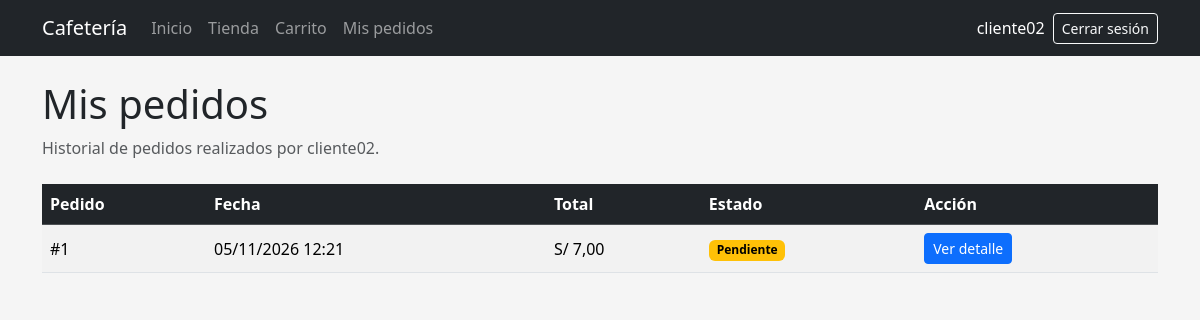
/mis-pedidos/ (signed in), run on the app's committed database.
### pedidos/models.py (models this page shows, shortened)
class Pedido(models.Model):
    class Estado(models.TextChoices):
        PENDIENTE = "PENDIENTE", "Pendiente"
        PREPARACION = "PREPARACION", "En preparación"
        ATENDIDO = "ATENDIDO", "Atendido"
        CANCELADO = "CANCELADO", "Cancelado"
    usuario = models.ForeignKey(
        settings.AUTH_USER_MODEL,
        on_delete=models.CASCADE,
        related_name="pedidos",
    )
    fecha = models.DateTimeField(auto_now_add=True)
    total = models.DecimalField(
        max_digits=10,
        decimal_places=2,
        default=0,
    )
    estado = models.CharField(
        max_length=20,
        choices=Estado.choices,
        default=Estado.PENDIENTE,
    )
    class Meta:
        ordering = ["-fecha"]

### pedidos/views.py (the view)
@login_required
def mis_pedidos(request):
    pedidos = (
        Pedido.objects
        .filter(
            usuario=request.user
        )
        .order_by("-fecha")
    )
    return render(
        request,
        "pedidos/mis_pedidos.html",
        {
            "pedidos": pedidos,
        },
    )

### pedidos/templates/pedidos/mis_pedidos.html
{% extends "base.html" %}
{% block content %}
<div class="mb-4">
    <h1>
        Mis pedidos
    </h1>
    <p class="text-muted">
        Historial de pedidos realizados por
        {{ user.username }}.
    </p>
</div>
{% if pedidos %}
<div class="table-responsive">
    <table class="table table-striped table-hover align-middle">
        <thead class="table-dark">
            <tr>
                <th>
                    Pedido
                </th>
                <th>
                    Fecha
                </th>
                <th>
                    Total
                </th>
                <th>
                    Estado
                </th>
                <th>
                    Acción
                </th>
            </tr>
        </thead>
        <tbody>
            {% for pedido in pedidos %}
            <tr>
                <td>
                    #{{ pedido.id }}
                </td>
                <td>
                    {{ pedido.fecha|date:"d/m/Y H:i" }}
                </td>
                <td>
                    S/ {{ pedido.total }}
                </td>
                <td>
                    {% include "pedidos/_estado_badge.html" with pedido=pedido %}
                </td>
                <td>
                    <a
                        href="{% url 'detalle_pedido' pedido.id %}"
                        class="btn btn-primary btn-sm"
                    >
                        Ver detalle
                    </a>
                </td>
            </tr>
            {% endfor %}
        </tbody>
    </table>
</div>
{% else %}
<div class="alert alert-info">
    Todavía no existen pedidos registrados
    para este usuario.
</div>
{% endif %}
{% endblock %}

### pedidos/templates/base.html (shortened to what this page needs)
{% load static %}
<!DOCTYPE html>
<html lang="es">
<head>
    <link
        href="https://cdn.jsdelivr.net/npm/bootstrap@5.3.3/dist/css/bootstrap.min.css"
        rel="stylesheet"
    >
    <link
        rel="stylesheet"
        href="{% static 'css/base.css' %}"
    >
</head>
<body>
{% if user.is_authenticated %}
<nav
    class="navbar navbar-expand-lg bg-dark"
    data-bs-theme="dark"
>
    <div class="container">
        <a
            class="navbar-brand"
            href="{% url 'inicio' %}"
        >
            Cafetería
        </a>
        <div
            class="collapse navbar-collapse"
            id="menuPrincipal"
        >
            <div class="navbar-nav me-auto">
                <a
                    class="nav-link"
                    href="{% url 'inicio' %}"
                >
                    Inicio
                </a>
                <a
                    class="nav-link"
                    href="{% url 'tienda' %}"
                >
                    Tienda
                </a>
                <a
                    class="nav-link"
                    href="{% url 'ver_carrito' %}"
                >
                    Carrito
                </a>
                <a
                    class="nav-link"
                    href="{% url 'mis_pedidos' %}"
                >
                    Mis pedidos
                </a>
            </div>
            <div
                class="d-flex align-items-center gap-2"
            >
                <span
                    class="navbar-text text-white"
                >
                    {{ user.username }}
                </span>
                <form
                    method="post"
                    action="{% url 'logout' %}"
                    class="m-0"
                >
                    <button
                        type="submit"
                        class="btn btn-outline-light btn-sm"
                    >
                        Cerrar sesión
                    </button>
                </form>
            </div>
        </div>
    </div>
</nav>
{% endif %}
<main class="container py-4">
    {% block content %}
    {% endblock %}
</main>
</body>
</html>

### pedidos/templates/pedidos/_estado_badge.html
{% if pedido.estado == "PENDIENTE" %}
    <span class="badge text-bg-warning">
        Pendiente
    </span>
{% elif pedido.estado == "PREPARACION" %}
    <span class="badge text-bg-primary">
        En preparación
    </span>
{% elif pedido.estado == "ATENDIDO" %}
    <span class="badge text-bg-success">
        Atendido
    </span>
{% elif pedido.estado == "CANCELADO" %}
    <span class="badge text-bg-danger">
        Cancelado
    </span>
{% else %}
    <span class="badge text-bg-secondary">
        {{ pedido.get_estado_display }}
    </span>
{% endif %}

### static/css/base.css (style rules this page uses)
body { background-color: #f4f4f4; }
.navbar form { width: auto; }
.navbar form button { width: auto; }
body { background-color: #f5f5f5; }

### data on the page
Pedido: id "1", fecha "05/11/2026 12:21", total "7,00", estado "Pendiente"

### other printed values
{{ user.username }} "cliente02"
